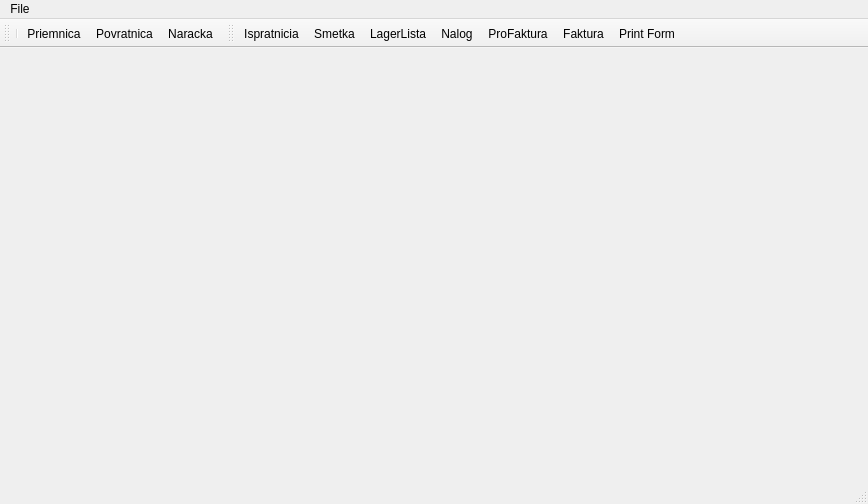
<?xml version="1.0" encoding="UTF-8"?>
<ui version="4.0">
 <class>MainWindow</class>
 <widget class="QMainWindow" name="MainWindow">
  <property name="geometry">
   <rect>
    <x>0</x>
    <y>0</y>
    <width>868</width>
    <height>504</height>
   </rect>
  </property>
  <property name="windowTitle">
   <string>SternaX</string>
  </property>
  <widget class="QWidget" name="centralWidget"/>
  <widget class="QMenuBar" name="menuBar">
   <property name="geometry">
    <rect>
     <x>0</x>
     <y>0</y>
     <width>868</width>
     <height>20</height>
    </rect>
   </property>
   <widget class="QMenu" name="menuFile">
    <property name="title">
     <string>File</string>
    </property>
    <addaction name="actionArtikal"/>
    <addaction name="actionKomintent"/>
    <addaction name="actionPriemnica"/>
    <addaction name="actionFaktura"/>
    <addaction name="actionIspretnicia"/>
    <addaction name="actionSmetka"/>
    <addaction name="actionProFaktura"/>
    <addaction name="actionPovratnica"/>
    <addaction name="actionNaracka"/>
    <addaction name="actionPrint_Form"/>
   </widget>
   <addaction name="menuFile"/>
  </widget>
  <widget class="QStatusBar" name="statusBar"/>
  <widget class="QToolBar" name="toolBar">
   <property name="windowTitle">
    <string>Izlezni Dokumenti</string>
   </property>
   <attribute name="toolBarArea">
    <enum>TopToolBarArea</enum>
   </attribute>
   <attribute name="toolBarBreak">
    <bool>false</bool>
   </attribute>
   <addaction name="separator"/>
   <addaction name="actionPriemnica"/>
   <addaction name="actionPovratnica"/>
   <addaction name="actionNaracka"/>
  </widget>
  <widget class="QToolBar" name="toolBar_2">
   <property name="windowTitle">
    <string>Vlezni Dokumenti</string>
   </property>
   <attribute name="toolBarArea">
    <enum>TopToolBarArea</enum>
   </attribute>
   <attribute name="toolBarBreak">
    <bool>false</bool>
   </attribute>
   <addaction name="actionIspretnicia"/>
   <addaction name="actionSmetka"/>
   <addaction name="actionLagerLista"/>
   <addaction name="actionNalog"/>
   <addaction name="actionProFaktura"/>
   <addaction name="actionFaktura"/>
   <addaction name="actionPrint_Form"/>
  </widget>
  <action name="actionArtikal">
   <property name="text">
    <string>Artikal</string>
   </property>
  </action>
  <action name="actionKomintent">
   <property name="text">
    <string>Komintent</string>
   </property>
  </action>
  <action name="actionPriemnica">
   <property name="text">
    <string>Priemnica</string>
   </property>
  </action>
  <action name="actionFaktura">
   <property name="text">
    <string>Faktura</string>
   </property>
  </action>
  <action name="actionIspretnicia">
   <property name="text">
    <string>Ispratnicia</string>
   </property>
  </action>
  <action name="actionSmetka">
   <property name="text">
    <string>Smetka</string>
   </property>
  </action>
  <action name="actionProFaktura">
   <property name="text">
    <string>ProFaktura</string>
   </property>
  </action>
  <action name="actionPovratnica">
   <property name="text">
    <string>Povratnica</string>
   </property>
  </action>
  <action name="actionNaracka">
   <property name="text">
    <string>Naracka</string>
   </property>
  </action>
  <action name="actionPrint_Form">
   <property name="text">
    <string>Print Form</string>
   </property>
  </action>
  <action name="actionLagerLista">
   <property name="text">
    <string>LagerLista</string>
   </property>
  </action>
  <action name="actionNalog">
   <property name="text">
    <string>Nalog</string>
   </property>
  </action>
 </widget>
 <layoutdefault spacing="6" margin="11"/>
 <resources/>
 <connections/>
</ui>
